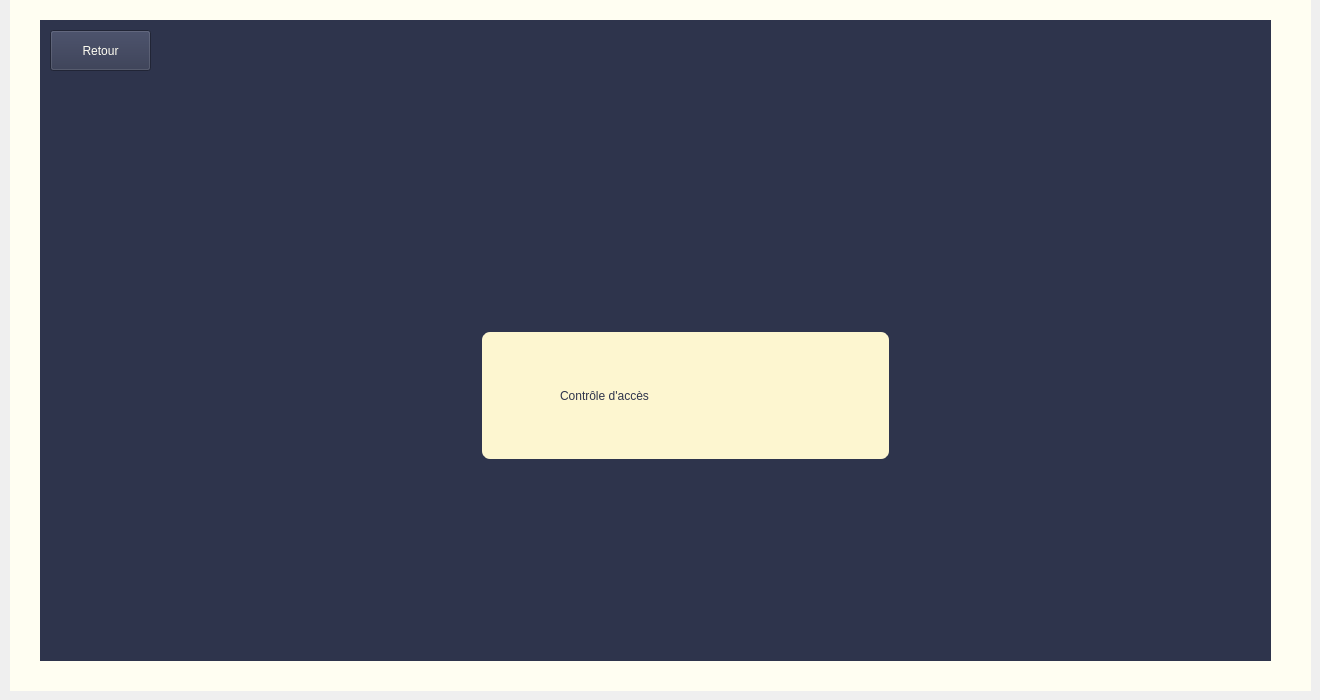
   <widget class="QWidget" name="page_controle">
    <widget class="QLabel" name="label_26">
     <property name="geometry">
      <rect>
       <x>40</x>
       <y>20</y>
       <width>1231</width>
       <height>641</height>
      </rect>
     </property>
     <property name="styleSheet">
      <string notr="true">color: rgb(46, 52, 76);
background-color: rgb(46, 52, 76);</string>
     </property>
     <property name="text">
      <string>TextLabel</string>
     </property>
    </widget>
    <widget class="QLabel" name="logo_3">
     <property name="geometry">
      <rect>
       <x>590</x>
       <y>80</y>
       <width>191</width>
       <height>161</height>
      </rect>
     </property>
     <property name="styleSheet">
      <string notr="true">
image: url(:/pic/logo.png);</string>
     </property>
     <property name="text">
      <string/>
     </property>
     <property name="pixmap">
      <pixmap>../joueur/logo.png</pixmap>
     </property>
     <property name="scaledContents">
      <bool>true</bool>
     </property>
    </widget>
    <widget class="QLabel" name="label_53">
     <property name="geometry">
      <rect>
       <x>10</x>
       <y>0</y>
       <width>1301</width>
       <height>691</height>
      </rect>
     </property>
     <property name="styleSheet">
      <string notr="true">background-color: rgb(255, 254, 242);</string>
     </property>
     <property name="text">
      <string/>
     </property>
    </widget>
    <widget class="QLabel" name="label_55">
     <property name="geometry">
      <rect>
       <x>480</x>
       <y>330</y>
       <width>411</width>
       <height>131</height>
      </rect>
     </property>
     <property name="styleSheet">
      <string notr="true">QLabel {
    border-radius: 10px;
    background-color: rgb(253, 246, 208);
    font: 16pt &quot;Haettenschweiler&quot;;  /* Augmenté de 14pt à 16pt */
    color: rgb(46, 52, 76);
    border: 2px solid #2E344C;
    padding: 5px;
    qproperty-alignment: AlignCenter;  /* Centre le texte horizontalement et verticalement */
}
QLabel {
    border: 2px solid #2E344C;  /* Border color */
    padding: 5px;               /* Optional: Adds space inside the label */
}

</string>
     </property>
     <property name="text">
      <string/>
     </property>
    </widget>
    <widget class="QLabel" name="label_54">
     <property name="geometry">
      <rect>
       <x>560</x>
       <y>370</y>
       <width>281</width>
       <height>51</height>
      </rect>
     </property>
     <property name="styleSheet">
      <string notr="true">color: rgb(46, 52, 76);
font: 20pt &quot;Haettenschweiler&quot;;</string>
     </property>
     <property name="text">
      <string>Contrôle d'accès</string>
     </property>
    </widget>
    <widget class="QPushButton" name="pushButton_retour_2">
     <property name="geometry">
      <rect>
       <x>50</x>
       <y>30</y>
       <width>101</width>
       <height>41</height>
      </rect>
     </property>
     <property name="styleSheet">
      <string notr="true">background-color: rgb(46, 52, 76);
font: 12pt &quot;Haettenschweiler&quot;;
color: rgb(255, 254, 242);</string>
     </property>
     <property name="text">
      <string>Retour</string>
     </property>
    </widget>
    <zorder>label_53</zorder>
    <zorder>label_26</zorder>
    <zorder>logo_3</zorder>
    <zorder>label_55</zorder>
    <zorder>label_54</zorder>
    <zorder>pushButton_retour_2</zorder>
   </widget>
